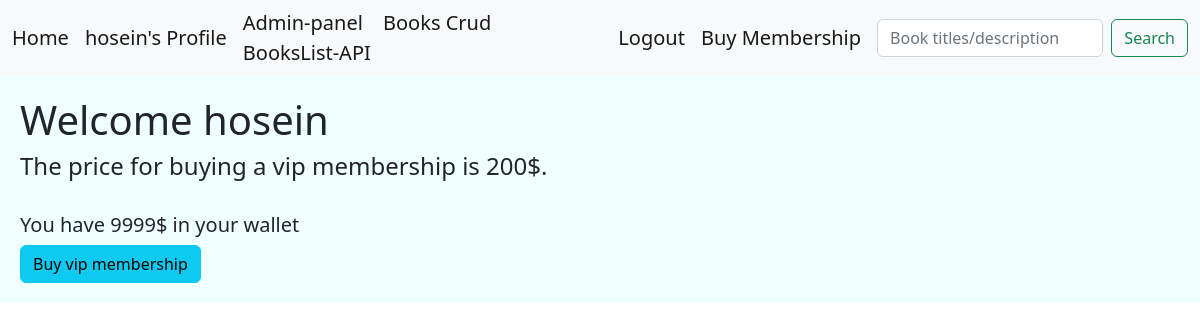
/Sub/ (signed in), run on an earlier commit of the app's database.
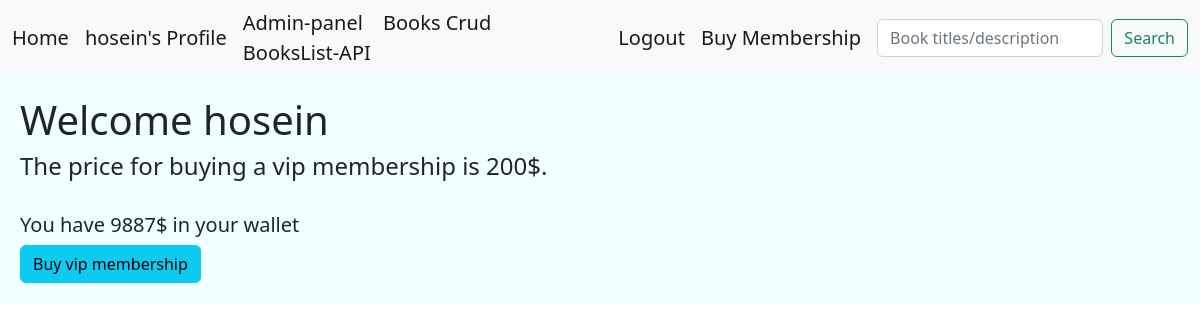
And on a later commit of the database.
### account/models.py (models this page shows, shortened)
class CustomUser(AbstractBaseUser):
    MEMBERSHIP_NORMAL = 'N'
    MEMBERSHIP_VIP = 'V'
    MEMBERSHIP_CHOICES = [
        (MEMBERSHIP_NORMAL,'Normal'),
        (MEMBERSHIP_VIP,'VIP'),
    ]
    full_name = models.CharField(max_length=100,unique=True,null=True)
    email = models.EmailField(unique=True)
    expiration_date = models.DateField(null=True)
    membership = models.CharField(max_length=1, choices= MEMBERSHIP_CHOICES, default= MEMBERSHIP_NORMAL)
    phone = models.CharField(max_length=11, unique=True, null=True)
    is_active = models.BooleanField(default=True)
    is_admin = models.BooleanField(default=False)
    wallet = models.PositiveIntegerField(default=0)
    objects = UserManager()
    USERNAME_FIELD = 'phone'
    REQUIRED_FIELDS = ['email','password','full_name',]

### library/views.py (the view)
# urls.py: path('Sub/',views.Subscription.as_view(), name='sub'),
class Subscription(View):
    def get(self,request):
        try:
            user = User.objects.get(id=request.user.id)
            return render(request, 'library/sub.html',{'user_id':user.id})
        except:
            user = 0
            return render(request, 'library/sub.html',{'user_id':user})

### library/templates/library/sub.html (shortened to what this page needs)
<!DOCTYPE html>
<html lang="en">
<head>
    <link href="https://cdn.jsdelivr.net/npm/bootstrap@5.2.0-beta1/dist/css/bootstrap.min.css" rel="stylesheet">
</head>
<body>
{% include 'include/navbar.html' %}
<div class="jumbotron">
    {% block content %} <H1> Welcome {{ request.user.full_name }} </H1>
    <H4>The price for buying a vip membership is 200$.</H4>
</br> <H5> You have {{request.user.wallet}}$ in your wallet</H5>
    <a href="{% url 'library:buy' user_id  %}" class="btn btn-info">Buy vip membership</a>
    {% endblock %}
</div>
</body>
</html>

### templates/include/navbar.html (shortened to what this page needs)
<nav class="navbar navbar-expand-lg bg-light">
    <div class="container-fluid">
      <a class="navbar-brand" href=" {% url 'library:home' %} ">Home</a>
      {% if request.user.is_authenticated %}
        <a class="navbar-brand" aria-current="page" href="{% url 'library:user' request.user.id %}">{{request.user.full_name}}'s Profile</a>
      {% endif %}
      <div class="collapse navbar-collapse" id="navbarSupportedContent">
        <ul class="navbar-nav me-auto mb-2 mb-lg-0">
          <li class="nav-item">
            <a class="navbar-brand" aria-current="page" href="http://127.0.0.1:8000/admin">Admin-panel</a>
            <a class="navbar-brand" aria-current="page" href="{% url 'library:bcrud' 0 %}">Books Crud</a>
            <a class="navbar-brand" aria-current="page" href="{% url 'library:bookapi' %}">BooksList-API</a>
          </li>
        </ul>
      {% if request.user.is_authenticated %}
        <a class="navbar-brand" href=" {% url 'account:User_Logout' %} ">Logout</a>
      {% endif %}
      <a class="navbar-brand" href=" {% url 'library:sub' %} ">Buy Membership</a>
      <form class="d-flex" role="search" method="GET" action="{% url 'library:search' %}">
        <input class="form-control me-2" type="search" placeholder="Book titles/description" aria-label="Search" name="search_input">
        <button class="btn btn-outline-success" type="submit">Search</button>
      </form>
      </div>
    </div>
  </nav>

What changed in the data, as far as the page shows it:
changed CustomUser "hosein": user.wallet "9999" → "9887"
